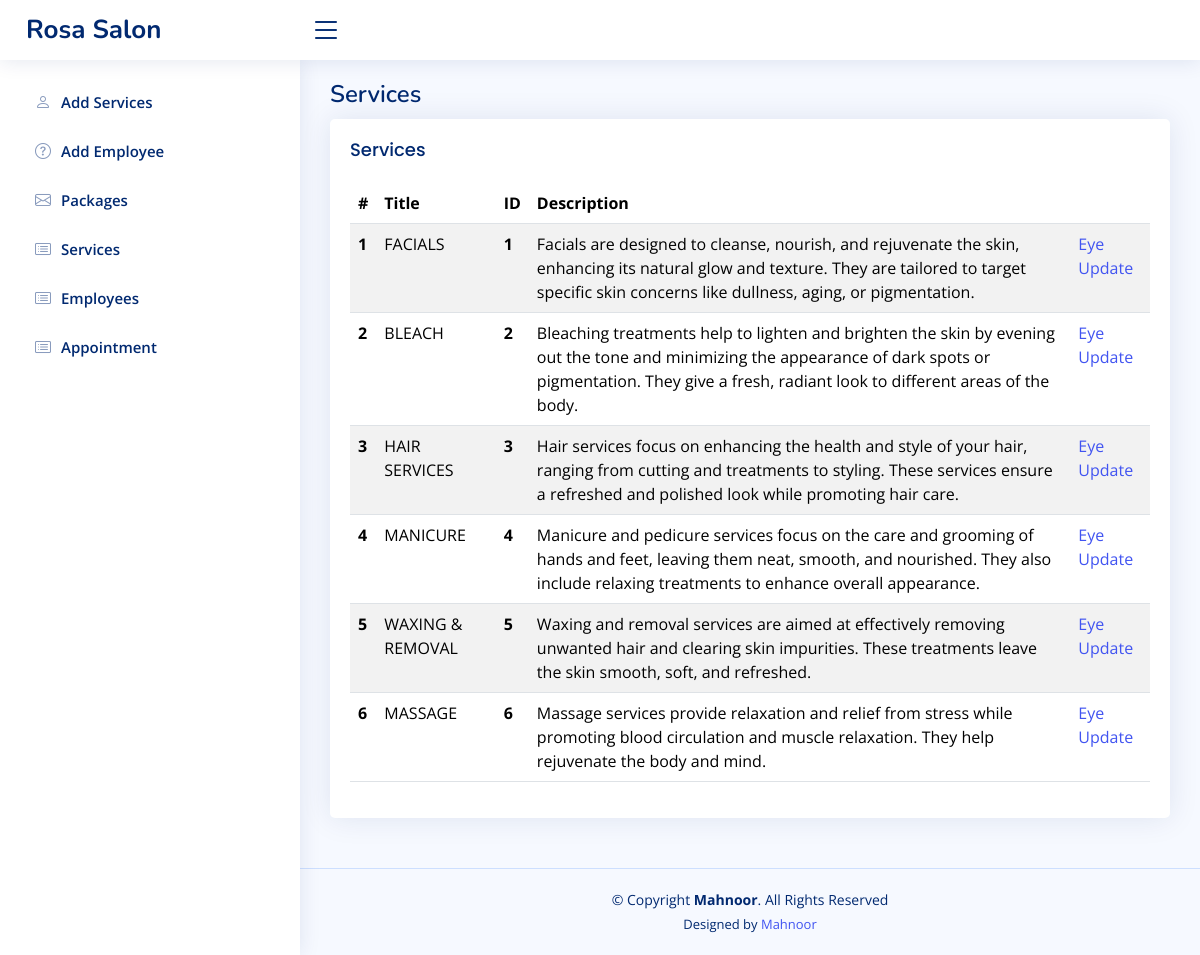
/Admin/services.php, run on the app's committed database.
### tables this page shows
CREATE TABLE `services` (
  `serviceID` int(11) NOT NULL,
  `serviceTitle` varchar(250) DEFAULT NULL,
  `serviceDescription` text DEFAULT NULL,
  `serviceImg` text DEFAULT NULL
);

### Admin/services.php (the view)
<?php
require "./assets/header.php";
require "../assets/conn.php";
$sql="SELECT * FROM services";
$sqlRun=mysqli_query($conn,$sql);
?>
<main id="main" class="main">
<div class="pagetitle">
  <h1>Services</h1>
</div>
<section class="section">
  <div class="row">
    <div class="col-lg-12">
      <div class="card">
        <div class="card-body">
          <h5 class="card-title">Services</h5>
          <table class="table table-striped">
            <thead>
              <tr>
                <th scope="col">#</th>
                <th scope="col">Title</th>
                <th scope="col">ID</th>
                <th scope="col">Description</th>
                <th scope="col"></th>
              </tr>
            </thead>
            <tbody>
                <?php
                $i=1;
                 while($row=mysqli_fetch_assoc($sqlRun)) {
                    ?>
                  <tr>
                    <th scope="row"><?php echo $i;?></th>
                    <td><?php echo $row['serviceTitle'];?></td>
                    <th><?php echo $row['serviceID'];?></th>
                    <td><?php echo $row['serviceDescription'];?></td>
                    <td><a href="serviceExpertise.php?id=<?php echo $row['serviceID']; ?>">
                                            Eye
                        </a>
                        <a href="serviceUpdate.php?id=<?php echo $row['serviceID']; ?>">
                                            Update
                        </a>
                    </td>
                  </tr>
                <?php
                $i++;
            }
                ?>
            </tbody>
          </table>
        </div>
      </div>
    </div>
  </div>
</section>
</main>
<?php require "./assets/footer.php"; ?>

### Admin/assets/css/style.css (style rules this page uses)
:root { scroll-behavior: smooth; }
body { font-family: "Open Sans", sans-serif; background: #f6f9ff; color: #444444; }
a { color: #4154f1; text-decoration: none; }
h1, h2, h3, h4, h5, h6 { font-family: "Nunito", sans-serif; }
#main { margin-top: 60px; padding: 20px 30px; transition: all 0.3s; }
.pagetitle { margin-bottom: 10px; }
.pagetitle h1 { font-size: 24px; margin-bottom: 0; font-weight: 600; color: #012970; }
.card { margin-bottom: 30px; border: none; border-radius: 5px; box-shadow: 0px 0 30px rgba(1, 41, 112, 0.1); }
.card-title { padding: 20px 0 15px 0; font-size: 18px; font-weight: 500; color: #012970; font-family: "Poppins", sans-serif; }
.card-body { padding: 0 20px 20px 20px; }
@media (min-width: 1200px) { #main, #footer { margin-left: 300px; } }

### data on the page
services: serviceTitle "FACIALS", serviceID "1", serviceDescription "Facials are designed to cleanse, nourish, and rejuvenate the skin, enhancing its natural glow and texture. They are tailored to target specific skin concerns like dullness, aging, or pigmentation."
services: serviceTitle "BLEACH", serviceID "2", serviceDescription "Bleaching treatments help to lighten and brighten the skin by evening out the tone and minimizing the appearance of dark spots or pigmentation. They give a fresh, radiant look to different areas of the body."
services: serviceTitle "HAIR SERVICES", serviceID "3", serviceDescription "Hair services focus on enhancing the health and style of your hair, ranging from cutting and treatments to styling. These services ensure a refreshed and polished look while promoting hair care."
services: serviceTitle "MANICURE", serviceID "4", serviceDescription "Manicure and pedicure services focus on the care and grooming of hands and feet, leaving them neat, smooth, and nourished. They also include relaxing treatments to enhance overall appearance."
services: serviceTitle "WAXING & REMOVAL", serviceID "5", serviceDescription "Waxing and removal services are aimed at effectively removing unwanted hair and clearing skin impurities. These treatments leave the skin smooth, soft, and refreshed."
services: serviceTitle "MASSAGE", serviceID "6", serviceDescription "Massage services provide relaxation and relief from stress while promoting blood circulation and muscle relaxation. They help rejuvenate the body and mind."
